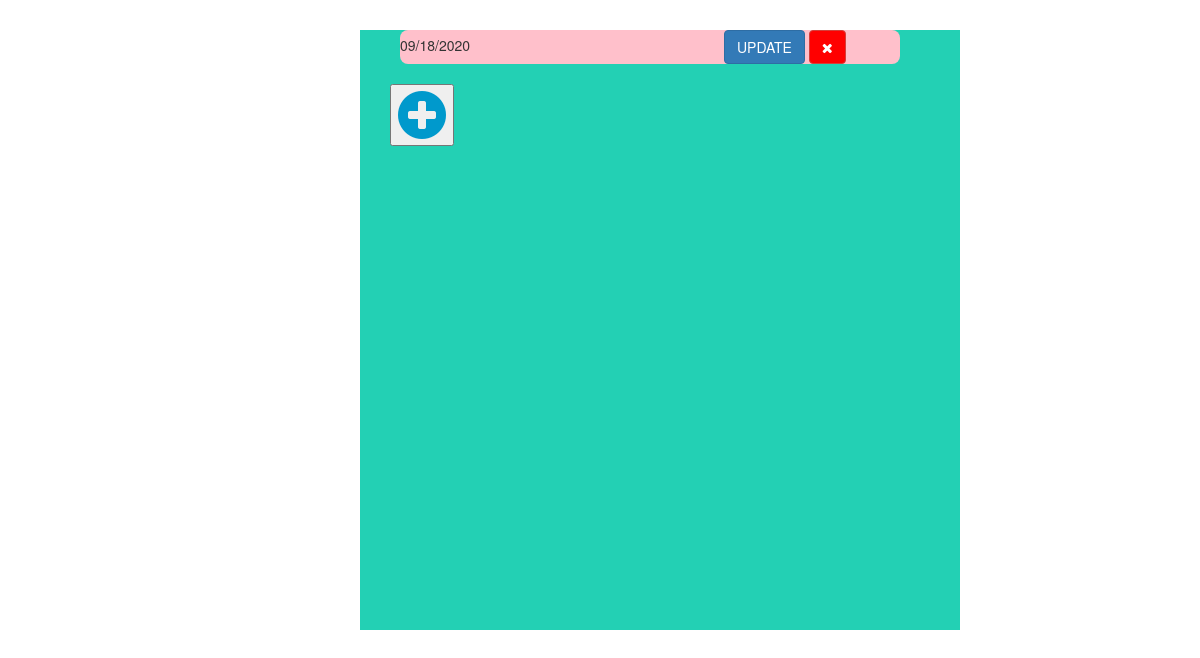
The app's page /work/, older data.
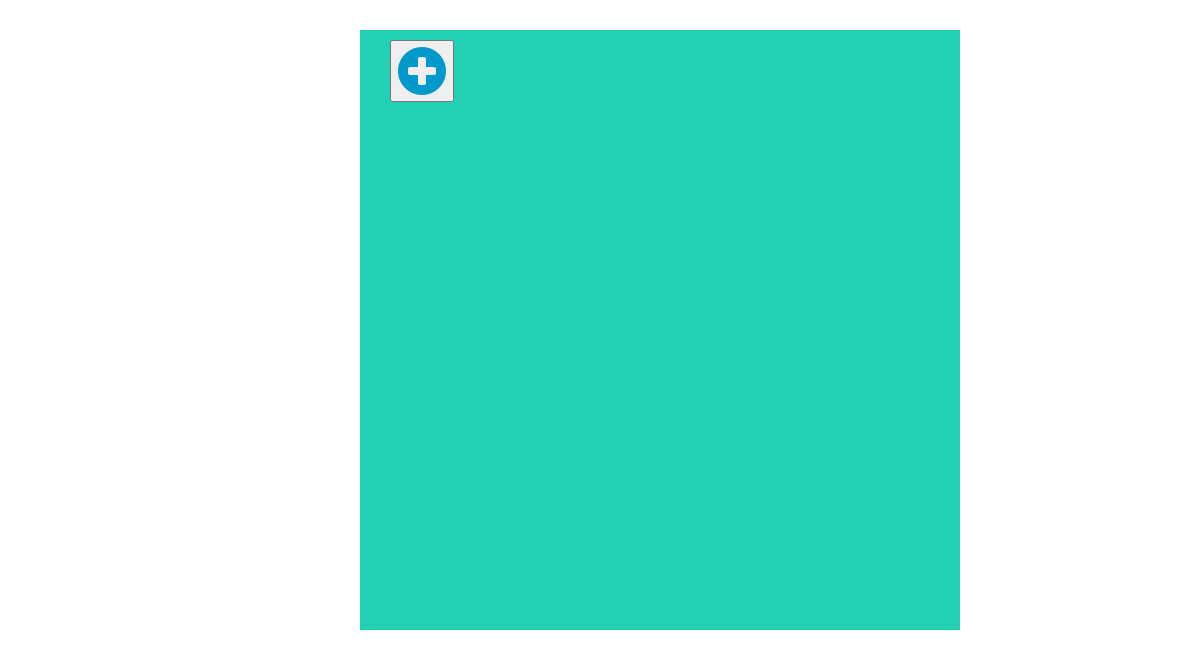
The same page, newer data.
### task/models.py (models this page shows)
class working(models.Model):
    title = models.CharField(max_length=150)
    date = models.CharField(max_length=100)
    time = models.CharField(max_length=100)
    class Meta:
        db_table ="working"

### task/views.py (the view)
# urls.py: path('work/',work),
def work(request):
    ob=working.objects.all()
    return render(request, "work/work.html",{"task":ob})

### templates/work/work.html (shortened to what this page needs)
{% load static %}
<!DOCTYPE html>
<html lang="en">
<head>
  <link rel="stylesheet" href="https://maxcdn.bootstrapcdn.com/bootstrap/3.4.1/css/bootstrap.min.css">
    <link rel="stylesheet" href="https://cdnjs.cloudflare.com/ajax/libs/font-awesome/4.7.0/css/font-awesome.min.css">
</head>
<link type="text/css" rel="stylesheet" href="{% static 'work/works.css' %}">
<body  >
<div id="first" style="background-image: url({% static 'work/work.jpg' %});">
{% for i in task %}
<ul>
    <li id="item">
        <div class="one" id="listitem" >{{i.date}}</div>
   <div  class="one" id="lists">
   <form action="/editwork/" method="post">
    {% csrf_token %}<button type="submit" class="btn btn-primary" value="{{i.id}}" name="id">UPDATE</button></form><span>
  <form  action="/deletework/" method="post">
    {% csrf_token %}<button type="submit" id="dlt" class="btn btn-danger" value="{{i.id}}" name="id"><i class="fa fa-times" aria-hidden="true"></i></button></form></span>
  </div>
    </li>
</ul>
{% endfor %}
  <form action="/workadd/" method="post">
            <button type="submit" id="sbmt"><i class="fa fa-plus-circle fa_custom fa-4x"></i></button>
        </form>
</div>
</body>
</html>

### static/work/works.css (style rules this page uses)
#first { background: url( 'static/work/work.jpg'); }

### templates/work/work.html (style rules this page uses)
body { padding:0; margin:0; }
.fa_custom { color: #0099CC }
#sbmt { position:absolute;margin-top:10px;margin-left:30px; }
#first { background-color:green;margin-left:30%;margin-top:30px;width:600px;height:600px; }
form { display:inline;form:margin-left:300px; }

Row changes from the older to the newer data that the page shows:
removed working: date "09/18/2020", {{ i.id }} 18 (drawn)
